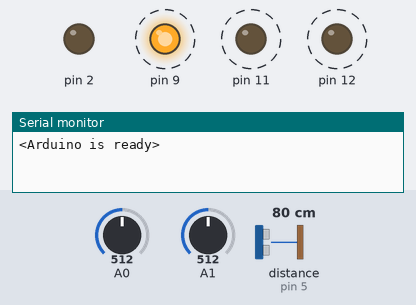
Recording of a sketch running on a simulated Arduino Uno, built with avr-gcc and run on an emulated ATmega328P. Shown: output pins drawn as LEDs (lit = HIGH), the last lines printed to the serial monitor. Dashed ring = blinking. Inputs (shaded band) come from the test bench; at power-on: A0 = 512, distance to the obstacle (sensor on pin 5) 80 cm, A1 = 512. The echo pulse lasts 58.3 µs per cm.

Above: at 1.2 s.
1.3 s: A0 set to 11
4.3 s: A0 set to 8
At 5.1 s:
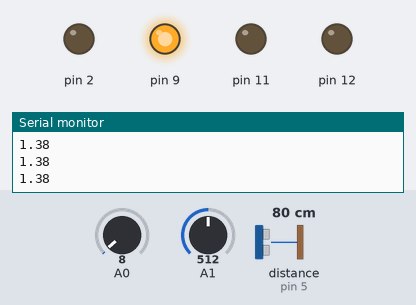
8.2 s: distance to the obstacle (sensor on pin 5) set to 55 cm
9.7 s: distance to the obstacle (sensor on pin 5) set to 44 cm
At 10.8 s:
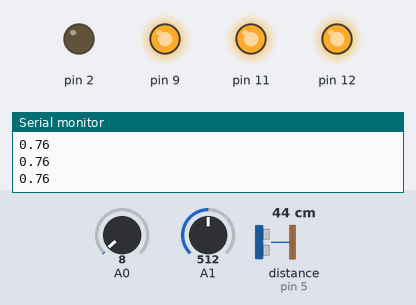
11.2 s: distance to the obstacle (sensor on pin 5) set to 35 cm
At 12.6 s:
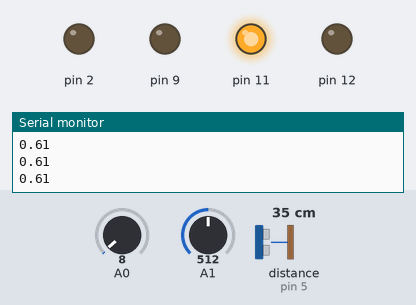
Timing chart, 0 to 13.9 s (numbered marks = the images above; inputs shaded):
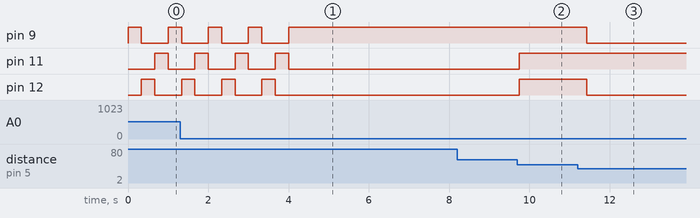

The sketch:

hm-11_led_on_off.ino
```cpp
int index = 0;
bool states = true;
// Example 2 - Receive with an end-marker
const byte numChars = 32;
char receivedChars[numChars];   // an array to store the received data
char on[3] = {'O', 'N', '\n'};
char off[4] = {'O', 'F', 'F', '\n'};
boolean newData = false;
long readUltrasonicDistance(int triggerPin, int echoPin)
{
  pinMode(triggerPin, OUTPUT);  // Clear the trigger
  digitalWrite(triggerPin, LOW);
  delayMicroseconds(2);
  // Sets the trigger pin to HIGH state for 10 microseconds
  digitalWrite(triggerPin, HIGH);
  delayMicroseconds(10);
  digitalWrite(triggerPin, LOW);
  pinMode(echoPin, INPUT);
  // Reads the echo pin, and returns the sound wave travel time in microseconds
  return pulseIn(echoPin, HIGH);
}
void setup() {
    Serial.begin(9600);
    Serial.println("<Arduino is ready>");
    pinMode(9, OUTPUT);
    pinMode(12, OUTPUT);
    pinMode(11, OUTPUT);
    pinMode(A0, INPUT);
    pinMode(A1, INPUT);
}
void change(){
  if (index == 0){
    digitalWrite(9, HIGH);
    digitalWrite(12, LOW);
    digitalWrite(11, LOW);
  }
  else if(index == 1){
    digitalWrite(9, LOW);
    digitalWrite(12, HIGH);
    digitalWrite(11, LOW);
  }
  else if(index == 2){
    digitalWrite(9, LOW);
    digitalWrite(12, LOW);
    digitalWrite(11, HIGH);
    index = -1;
  }
}
void loop() {
    recvWithEndMarker();
    showNewData();
    if (analogRead(A0) < 10){
      states = false;
    }else if (analogRead(A1) < 10){
      states = true;
    }
    if (states){
      change();
      index++;
    }else if (states == false){
      float reading = 0.01723 * readUltrasonicDistance(2, 5);
      Serial.println(0.01723 * reading);
      if (reading < 20){
        digitalWrite(9, HIGH);
        digitalWrite(12, LOW);
        digitalWrite(11, LOW);
      }else if (reading < 30){
        digitalWrite(9, LOW);
        digitalWrite(12, HIGH);
        digitalWrite(11, LOW);
      }else if (reading < 40){
        digitalWrite(9, LOW);
        digitalWrite(12, LOW);
        digitalWrite(11, HIGH);
      }else if (reading < 50){
        digitalWrite(9, HIGH);
        digitalWrite(12, HIGH);
        digitalWrite(11, HIGH);
      }
    }
    delay(333);
}

void recvWithEndMarker() {
    static byte ndx = 0;
    char endMarker = '\n';
    char rc;
    while (Serial.available() > 0 && newData == false) {
        rc = Serial.read();
        if (rc != endMarker) {
            receivedChars[ndx] = rc;
            ndx++;
            if (ndx >= numChars) {
                ndx = numChars - 1;
            }
        }
        else {
            receivedChars[ndx] = '\0'; // terminate the string
            ndx = 0;
            newData = true;
        }
    }
}

int showNewData() {
    if (newData == true) {
      Serial.print("This just in ... ");
      Serial.println(receivedChars);
      if(strcmp(receivedChars, "cycle") == 0){
        states = true;
      }else if(strcmp(receivedChars, "sensor") == 0){
        states = false;
      }
      newData = false;
    }
}
```

Measured:
- the behaviour switches between 10 and 9 on A0 (found by bisection; images 0 and 1)
- the behaviour switches between 50 and 49 cm on distance to the obstacle (sensor on pin 5) (found by bisection; images 1 and 2)
- the behaviour switches between 40 and 39 cm on distance to the obstacle (sensor on pin 5) (found by bisection; images 2 and 3)
- after the input at 4.3 s, pin 9: stops changing and stays HIGH; pin 11, pin 12: stops changing and stays LOW
- after the input at 9.7 s, pin 11, pin 12: LOW → HIGH after 0.05 s
- after the input at 11.2 s, pin 9, pin 12: HIGH → LOW after 0.23 s
- by itself, pin 9, pin 11, pin 12: alternates HIGH for 0.33 s and LOW for 0.67 s
